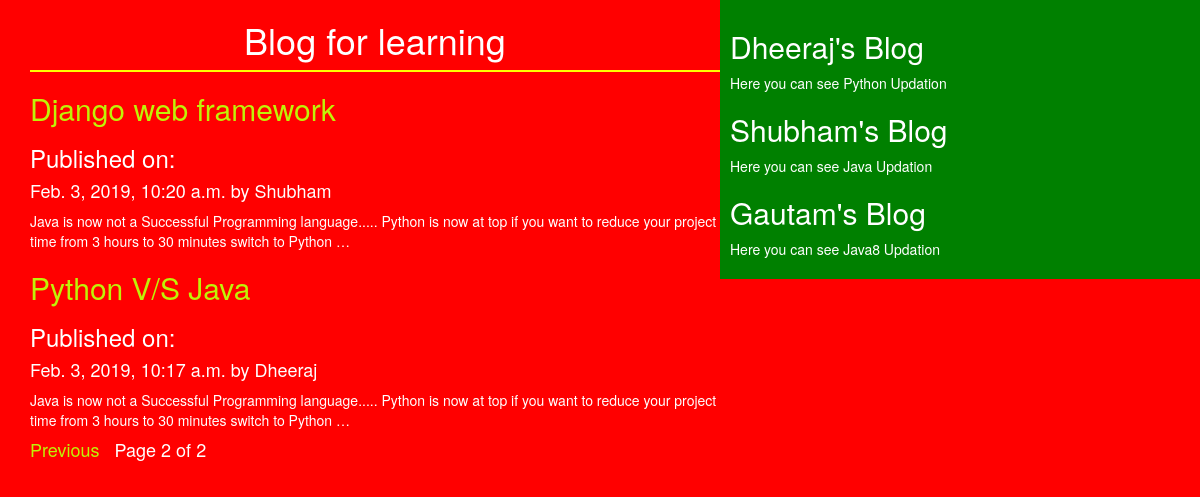
Screenshot of /?page=2 with the database file from the repository.
### testap/models.py (models this page shows, shortened)
class Post(models.Model):
    STATUS_CHOICES=(('dratf','DRAFT'),('publish','PUBLISHED'))
    title=models.CharField(max_length=150)
    slug=models.SlugField(max_length=150,unique_for_date='publish')
    author=models.ForeignKey(User,related_name='blog_post')
    body=models.TextField()
    publish=models.DateTimeField(default=timezone.now)
    created=models.DateTimeField(auto_now_add=True)
    updated=models.DateTimeField(auto_now=True)
    status=models.CharField(max_length=10,choices=STATUS_CHOICES,default='draft')
    objects=CustomManager()
    class Meta:
        ordering=('-publish',)
    def get_absolute_url(self):
        return reverse('post_detail',args=[self.publish.year,self.publish.strftime('%m'),self.publish.strftime('%d'),self.slug])

### testap/views.py (the view)
# urls.py: url(r'^$',views.Post_List_View),
def Post_List_View(request):
    post_list=Post.objects.all()
    paginator=Paginator(post_list,2)
    page_number=request.GET.get('page')
    try:
        post_list=paginator.page(page_number)
    except PageNotAnInteger:
        post_list=paginator.page(1)
    except EmptyPage:
        post_list=paginator.page(paginator.num_pages)
    return render(request,'testap/post_list.html',{'post_list':post_list})

### testap/models.py (called while the page is built)
    def get_queryset(self):
        return super().get_queryset().filter(status='publish')

### templates/testap/post_list.html (shortened to what this page needs)
{%extends 'testap/base.html'%}
{%block body_block%}
<h1>Blog for learning</h1>
{% for post in post_list %}
<a href='{{post.get_absolute_url}}'><h2>{{post.title}}</h2></a>
<h3>Published on: </h3><h4>{{post.publish}} by {{post.author|title}}</h4>
<p id='date'>{{post.body|truncatewords:30|linebreaks}}</p>
{%endfor%}
{%include 'testap/pagination.html' with page=post_list%}
{%endblock%}

### static/css/blog.css (style rules this page uses)
h1 { text-align: center; border-bottom: 2px solid yellow; padding-bottom: 10px; }
#date { font-style: italic; font-size: 20px; font-weight: bold; }
body { background-color:red; }
a { color:rgb(191,242,7); }

### rows the page displays
Post: title "Django web framework", publish "Feb. 3, 2019, 10:20 a.m.", author "Shubham", body "Java is now not a Successful Programming language..... Python is now at top if you want to reduce your project time from 3 hours to 30 minutes switch to Python …"
Post: title "Python V/S Java", publish "Feb. 3, 2019, 10:17 a.m.", author "Dheeraj", body "Java is now not a Successful Programming language..... Python is now at top if you want to reduce your project time from 3 hours to 30 minutes switch to Python …"

### other values shown
{{ page.number }} "2"
{{ page.paginator.num_pages }} "2"
